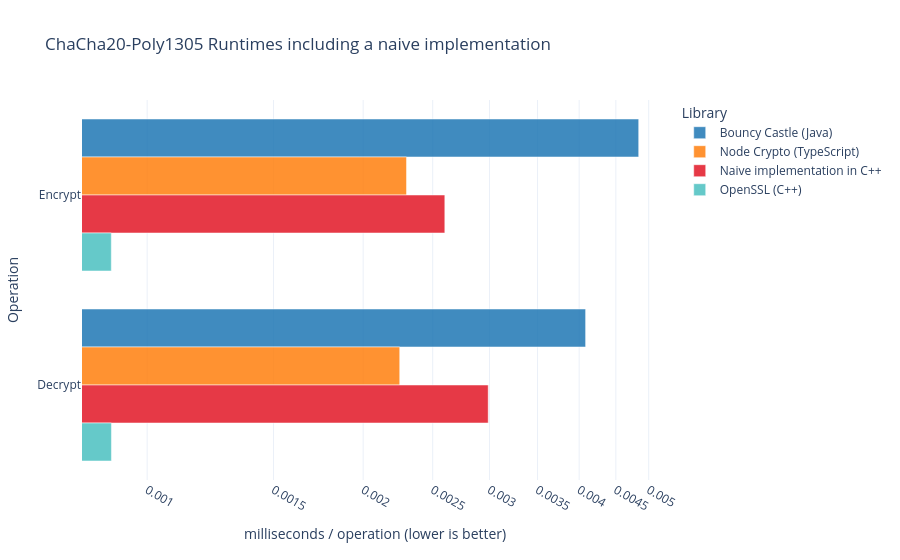

Notebook code for this chart:
### Markdown cell above
As we can see the RSA decryption process produces much slower run times than the encryption process. This is a well-known property of the RSA algorithm. Further information about this can be found here: [https://security.stackexchange.com/questions/57205/why-is-rsa-decryption-slow](https://security.stackexchange.com/questions/57205/why-is-rsa-decryption-slow).

# Naive implementation of ChaCha20-Poly1305

In the scope of this project I have also compared a naive implementation of ChaCha20-Poly1305 written in C++ to the other 3 cryptographic libraries.

### Code cell
#| echo: false

import json
import plotly.graph_objects as go
import plotly.io as pio

pio.renderers.default = "plotly_mimetype+notebook_connected"

def load_json(path):
    with open(path, 'r') as f: return json.load(f)

java_results = load_json('./bouncycastle-benchmark/results.json')
node_chacha_results = load_json('./node-benchmarks/results/chacha20-benchmark-results.json')
cpp_results = load_json('./openssl-cpp-benchmark/results.json')
naive_cpp_results = load_json('./chacha-naive-cpp/results.json')

java_enc = [e['primaryMetric']['score'] / 1e6 for e in java_results if 'chacha' in e['benchmark'].lower() and 'encrypt' in e['benchmark'].lower()][0]
java_dec = [e['primaryMetric']['score'] / 1e6 for e in java_results if 'chacha' in e['benchmark'].lower() and 'decrypt' in e['benchmark'].lower()][0]

node_enc = node_chacha_results['tasks'][0]['latency']['mean']
node_dec = node_chacha_results['tasks'][1]['latency']['mean']

cpp_enc = [b['real_time'] / 1e6 for b in cpp_results['benchmarks'] 
           if b.get('run_type') == 'aggregate' and b.get('aggregate_name') == 'mean' 
           and 'chacha20' in b['name'].lower() and 'encrypt' in b['name'].lower()][0]
cpp_dec = [b['real_time'] / 1e6 for b in cpp_results['benchmarks'] 
           if b.get('run_type') == 'aggregate' and b.get('aggregate_name') == 'mean' 
           and 'chacha20' in b['name'].lower() and 'decrypt' in b['name'].lower()][0]

naive_cpp_enc = [b['real_time'] / 1e6 for b in naive_cpp_results['benchmarks'] 
           if b.get('run_type') == 'aggregate' and b.get('aggregate_name') == 'mean' 
           and 'chacha20' in b['name'].lower() and 'encrypt' in b['name'].lower()][0]
naive_cpp_dec = [b['real_time'] / 1e6 for b in naive_cpp_results['benchmarks'] 
           if b.get('run_type') == 'aggregate' and b.get('aggregate_name') == 'mean' 
           and 'chacha20' in b['name'].lower() and 'decrypt' in b['name'].lower()][0]

operations = ['Encrypt', 'Decrypt']
colors = {
    'java': 'rgba(31, 119, 180, 0.85)',
    'node': 'rgba(255, 127, 14, 0.85)',
    'cpp': 'rgba(75, 192, 192, 0.85)',
    'naive_cpp': 'rgba(230, 57, 70, 1)'
}

fig = go.Figure()

fig.add_trace(go.Bar(
    y=operations,
    x=[java_enc, java_dec],
    name='Bouncy Castle (Java)',
    orientation='h',
    marker_color=colors['java'],
    hovertemplate='<b>Bouncy Castle (Java)</b><br>%{y}: %{x:.6f} ms<extra></extra>'
))

fig.add_trace(go.Bar(
    y=operations,
    x=[node_enc, node_dec],
    name='Node Crypto (TypeScript)',
    orientation='h',
    marker_color=colors['node'],
    hovertemplate='<b>Node Crypto (TypeScript)</b><br>%{y}: %{x:.6f} ms<extra></extra>'
))

fig.add_trace(go.Bar(
    y=operations,
    x=[naive_cpp_enc, naive_cpp_dec],
    name='Naive implementation in C++',
    orientation='h',
    marker_color=colors['naive_cpp'],
    hovertemplate='<b>Naive C++</b><br>%{y}: %{x:.6f} ms<extra></extra>'
))

fig.add_trace(go.Bar(
    y=operations,
    x=[cpp_enc, cpp_dec],
    name='OpenSSL (C++)',
    orientation='h',
    marker_color=colors['cpp'],
    hovertemplate='<b>OpenSSL (C++)</b><br>%{y}: %{x:.6f} ms<extra></extra>'
))

fig.update_layout(
    title='ChaCha20-Poly1305 Runtimes including a naive implementation',
    xaxis_title='milliseconds / operation (lower is better)',
    xaxis_type="log",
    yaxis_title="Operation",
    barmode='group',
    template='plotly_white',
    legend_title="Library",
    autosize=True,
    yaxis=dict(autorange="reversed")
)

fig.show()

### Figure 1 — Plotly figure (JSON) as saved in the notebook; plotly's stock layout.template omitted (floating-point values rounded to 4 significant figures)
{"data": [{"hovertemplate": "<b>Bouncy Castle (Java)</b><br>%{y}: %{x:.6f} ms<extra></extra>", "marker": {"color": "rgba(31, 119, 180, 0.85)"}, "name": "Bouncy Castle (Java)", "orientation": "h", "type": "bar", "x": [0.004842, 0.004084], "y": ["Encrypt", "Decrypt"]}, {"hovertemplate": "<b>Node Crypto (TypeScript)</b><br>%{y}: %{x:.6f} ms<extra></extra>", "marker": {"color": "rgba(255, 127, 14, 0.85)"}, "name": "Node Crypto (TypeScript)", "orientation": "h", "type": "bar", "x": [0.002299, 0.002249], "y": ["Encrypt", "Decrypt"]}, {"hovertemplate": "<b>Naive C++</b><br>%{y}: %{x:.6f} ms<extra></extra>", "marker": {"color": "rgba(230, 57, 70, 1)"}, "name": "Naive implementation in C++", "orientation": "h", "type": "bar", "x": [0.002599, 0.002988], "y": ["Encrypt", "Decrypt"]}, {"hovertemplate": "<b>OpenSSL (C++)</b><br>%{y}: %{x:.6f} ms<extra></extra>", "marker": {"color": "rgba(75, 192, 192, 0.85)"}, "name": "OpenSSL (C++)", "orientation": "h", "type": "bar", "x": [0.0008913, 0.0008916], "y": ["Encrypt", "Decrypt"]}], "layout": {"autosize": true, "barmode": "group", "legend": {"title": {"text": "Library"}}, "title": {"text": "ChaCha20-Poly1305 Runtimes including a naive implementation"}, "xaxis": {"title": {"text": "milliseconds / operation (lower is better)"}, "type": "log"}, "yaxis": {"autorange": "reversed", "title": {"text": "Operation"}}}}
